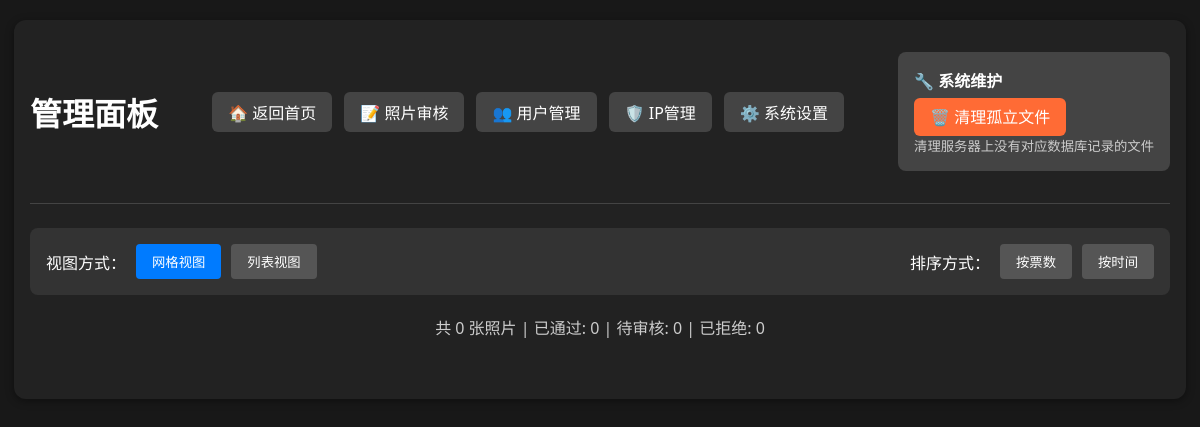
Page /admin (signed in) on the earlier database version.
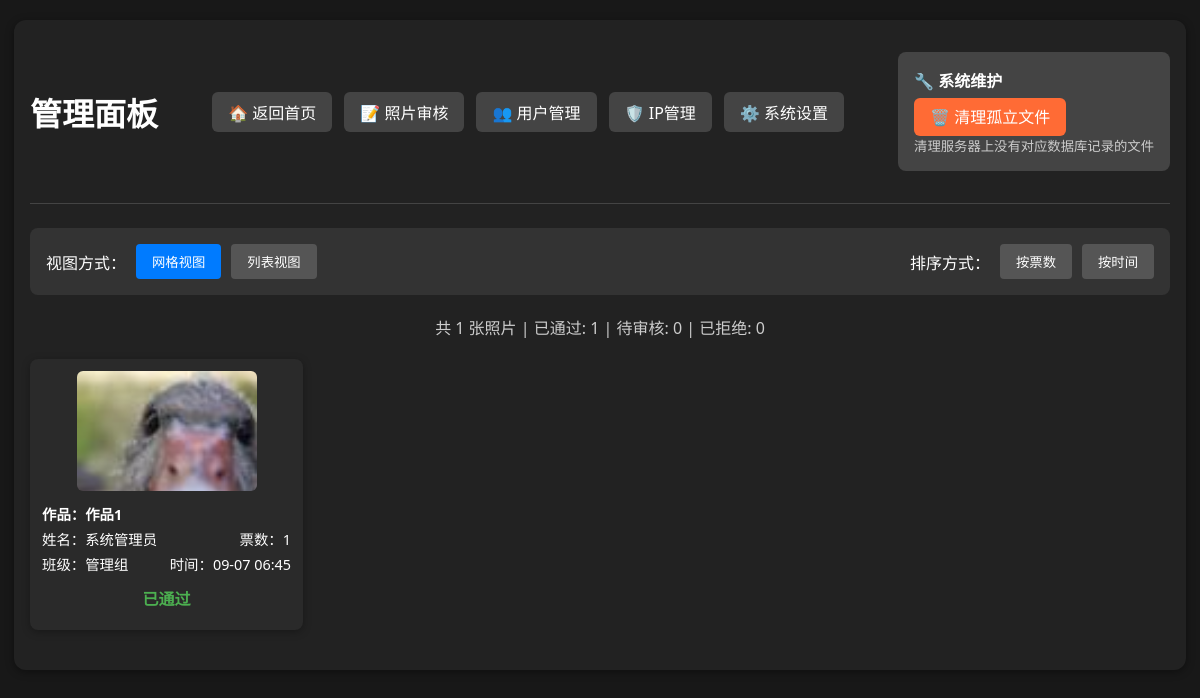
Same page on the later database version.
### app.py (models this page shows)
class Photo(db.Model):
    id = db.Column(db.Integer, primary_key=True)
    url = db.Column(db.String(128))
    thumb_url = db.Column(db.String(128))
    title = db.Column(db.String(100), nullable=True)  # 作品名称
    class_name = db.Column(db.String(32))
    student_name = db.Column(db.String(32))
    vote_count = db.Column(db.Integer, default=0)
    user_id = db.Column(db.Integer, db.ForeignKey('user.id'), nullable=False)
    status = db.Column(db.Integer, default=0)  # 0=待审核, 1=已通过, 2=已拒绝
    created_at = db.Column(db.DateTime, default=db.func.current_timestamp())
    votes = db.relationship('Vote', backref='photo', lazy=True)

### app.py (the view)
@app.route('/admin')
@admin_required
def admin():
    all_photos = Photo.query.order_by(Photo.vote_count.desc()).all()
    return render_template('admin.html', all_photos=all_photos)

### app.py (called while the page is built)
def admin_required(f):
    @wraps(f)
    def decorated_function(*args, **kwargs):
        if 'user_id' not in session:
            return redirect(url_for('login'))
        user = User.query.get(session['user_id'])
        if not user or user.role < 2:
            flash('需要管理员权限')
            return redirect(url_for('index'))
        return f(*args, **kwargs)
    return decorated_function

### templates/admin.html (shortened to what this page needs)
<!DOCTYPE html>
<html lang="zh-cn">
<head>
</head>
<body>
    <div class="container">
        <div class="header">
            <h1 class="title">管理面板</h1>
            <div class="nav-links">
                <a href="{{ url_for('index') }}" class="nav-btn">🏠 返回首页</a>
                <a href="{{ url_for('admin_review') }}" class="nav-btn">📝 照片审核</a>
                <a href="{{ url_for('manage_users') }}" class="nav-btn">👥 用户管理</a>
                <a href="{{ url_for('ip_management') }}" class="nav-btn">🛡️ IP管理</a>
                <a href="{{ url_for('settings') }}" class="nav-btn">⚙️ 系统设置</a>
            </div>
            <div style="margin: 16px 0; padding: 16px; background: #444; border-radius: 8px;">
                <h3 style="margin: 0 0 12px 0; color: #fff; font-size: 1rem;">🔧 系统维护</h3>
                <a href="{{ url_for('cleanup_files') }}" class="nav-btn"
                   onclick="return confirm('确定要清理孤立文件吗？这会删除数据库中不存在记录的文件。')"
                   style="background: #ff6b35; margin-right: 8px;">
                   🗑️ 清理孤立文件
                </a>
                <small style="color: #ccc; display: block; margin-top: 8px;">
                    清理服务器上没有对应数据库记录的文件
                </small>
            </div>
        </div>
        <div class="controls">
            <div class="view-controls">
                <span>视图方式：</span>
                <button class="btn active" onclick="switchView('grid')">网格视图</button>
                <button class="btn" onclick="switchView('list')">列表视图</button>
            </div>
            <div class="sort-controls">
                <span>排序方式：</span>
                <button class="btn active" onclick="sortPhotos('votes')">按票数</button>
                <button class="btn" onclick="sortPhotos('time')">按时间</button>
            </div>
        </div>
        <div class="stats">
            共 {{ all_photos|length }} 张照片 |
            已通过: {{ all_photos|selectattr("status", "equalto", 1)|list|length }} |
            待审核: {{ all_photos|selectattr("status", "equalto", 0)|list|length }} |
            已拒绝: {{ all_photos|selectattr("status", "equalto", 2)|list|length }}
        </div>
        <div id="grid-view" class="photo-grid">
            {% for photo in all_photos %}
            <div class="photo-item" data-votes="{{ photo.vote_count }}" data-time="{{ photo.created_at.timestamp() if photo.created_at else 0 }}">
                <img src="{{ photo.thumb_url }}" alt="参赛照片" onclick="showModal('{{ photo.url }}')">
                <div class="photo-info">
                    {% if photo.title %}
                    <div class="photo-info-row">
                        <span style="font-weight: bold; color: #fff;">作品：{{ photo.title }}</span>
                    </div>
                    {% endif %}
                    <div class="photo-info-row">
                        <span>姓名：{{ photo.student_name }}</span>
                        <span>票数：{{ photo.vote_count }}</span>
                    </div>
                    <div class="photo-info-row">
                        <span>班级：{{ photo.class_name }}</span>
                        <span>时间：{{ photo.created_at.strftime('%m-%d %H:%M') if photo.created_at else '' }}</span>
                    </div>
                </div>
                <div class="photo-status">
                    {% if photo.status == 0 %}
                        <span class="status-pending">待审核</span>
                    {% elif photo.status == 1 %}
                        <span class="status-approved">已通过</span>
                    {% else %}
                        <span class="status-rejected">已拒绝</span>
                    {% endif %}
                </div>
            </div>
            {% endfor %}
        </div>
    </div>
</body>
</html>

### templates/admin.html (style rules this page uses)
body { background: #181818; color: #fff; font-family: 'Segoe UI', Arial, sans-serif; margin: 0; padding: 0; }
.container { max-width: 1400px; margin: 32px auto; padding: 16px; background: #222; border-radius: 12px; box-shadow: 0 2px 8px #0006; }
.header { display: flex; justify-content: space-between; align-items: center; margin-bottom: 24px; padding-bottom: 16px; border-bottom: 1px solid #444; flex-wrap: wrap; gap: 16px; }
.title { font-size: clamp(1.5rem, 4vw, 2rem); margin: 0; }
.nav-links { display: flex; gap: 12px; flex-wrap: wrap; }
.nav-btn { padding: 8px 16px; background: #444; color: #fff; text-decoration: none; border-radius: 6px; transition: background 0.2s; white-space: nowrap; }
.controls { display: flex; justify-content: space-between; align-items: center; margin-bottom: 20px; padding: 16px; background: #333; border-radius: 8px; flex-wrap: wrap; gap: 16px; }
.view-controls { display: flex; gap: 10px; align-items: center; flex-wrap: wrap; }
.sort-controls { display: flex; gap: 10px; align-items: center; flex-wrap: wrap; }
.btn { padding: 8px 16px; border: none; border-radius: 4px; cursor: pointer; background: #555; color: white; transition: background 0.2s; }
.btn:hover, .btn.active { background: #777; }
.btn.active { background: #007bff; }
.stats { text-align: center; margin-bottom: 20px; color: #ccc; }
.photo-grid { display: grid; grid-template-columns: repeat(auto-fill, minmax(280px, 1fr)); gap: 18px; margin-bottom: 24px; }
.photo-item { background: #2a2a2a; border-radius: 8px; padding: 12px; box-shadow: 0 2px 8px rgba(0,0,0,0.3); display: flex; flex-direction: column; align-items: center; transition: transform 0.2s; }
.photo-item img { width: 100%; max-width: 180px; max-height: 120px; border-radius: 6px; cursor: pointer; margin-bottom: 12px; object-fit: cover; }
.photo-info { width: 100%; margin-bottom: 8px; }
.photo-info-row { display: flex; justify-content: space-between; margin-bottom: 4px; font-size: 0.9rem; }
.photo-status { width: 100%; text-align: center; margin-bottom: 8px; }
.status-approved { color: #4caf50; font-weight: bold; }
@media (max-width: 1200px) { .container { max-width: 95%; margin: 20px auto; } }
@media (max-width: 1200px) { .photo-grid { grid-template-columns: repeat(auto-fill, minmax(250px, 1fr)); gap: 16px; } }

Differences in the rows shown:
added Photo: thumb_url (picture), title "作品1", student_name "系统管理员", vote_count "1", class_name "管理组", created_at "09-07 06:45", status "已通过"
Other differences:
{{ all_photos|length }}: "0" → "1"
{{ all_photos|selectattr("status", "equalto", 1)|list|length }}: "0" → "1"
